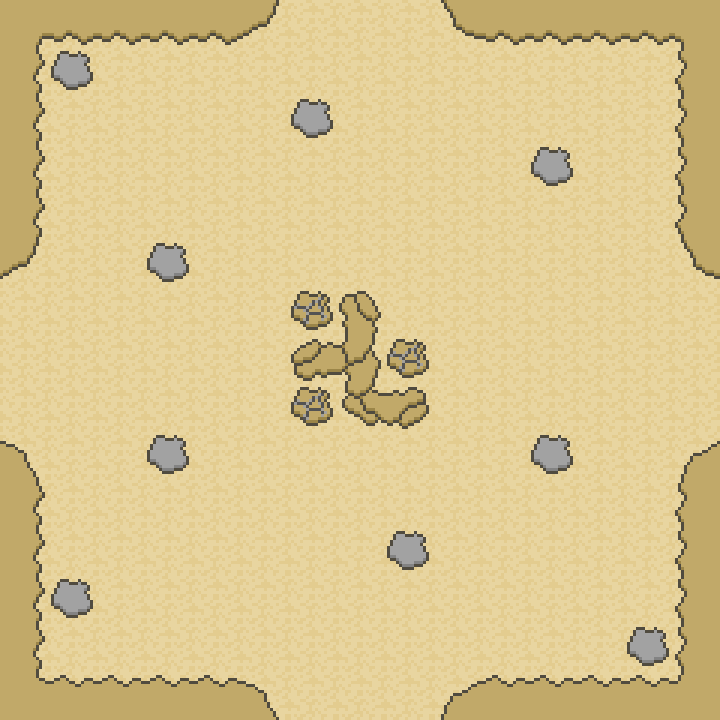

Tiled map render using the project's own tile images. Description and the map definition, with tile-layer contents summarised, below:
An orthogonal 15x15 tile map with 48x48 px tiles, 1 tile layer (Tile Layer 1).

<map version="1.0" orientation="orthogonal" width="15" height="15" tilewidth="48" tileheight="48">
 <tileset firstgid="1" source="desert.tsx" />
 <layer name="Tile Layer 1" width="15" height="15">
  <data>[225 cells, 225 non-empty, 20 distinct tile ids]</data>
 </layer>
</map>